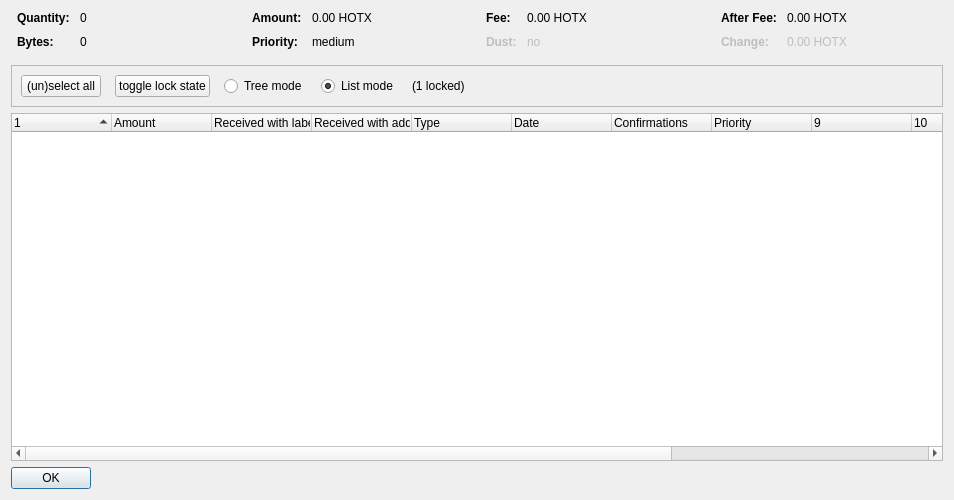
<?xml version="1.0" encoding="UTF-8"?>
<ui version="4.0">
 <class>CoinControlDialog</class>
 <widget class="QDialog" name="CoinControlDialog">
  <property name="geometry">
   <rect>
    <x>0</x>
    <y>0</y>
    <width>954</width>
    <height>500</height>
   </rect>
  </property>
  <property name="windowTitle">
   <string>Coin Selection</string>
  </property>
  <layout class="QVBoxLayout" name="verticalLayout">
   <item>
    <layout class="QHBoxLayout" name="horizontalLayoutTop" stretch="0,0,0,0">
     <property name="topMargin">
      <number>0</number>
     </property>
     <property name="bottomMargin">
      <number>10</number>
     </property>
     <item>
      <layout class="QFormLayout" name="formLayoutCoinControl1">
       <property name="horizontalSpacing">
        <number>10</number>
       </property>
       <property name="verticalSpacing">
        <number>10</number>
       </property>
       <property name="leftMargin">
        <number>6</number>
       </property>
       <property name="rightMargin">
        <number>6</number>
       </property>
       <item row="0" column="0">
        <widget class="QLabel" name="labelCoinControlQuantityText">
         <property name="font">
          <font>
           <weight>75</weight>
           <bold>true</bold>
          </font>
         </property>
         <property name="text">
          <string>Quantity:</string>
         </property>
        </widget>
       </item>
       <item row="0" column="1">
        <widget class="QLabel" name="labelCoinControlQuantity">
         <property name="cursor">
          <cursorShape>IBeamCursor</cursorShape>
         </property>
         <property name="contextMenuPolicy">
          <enum>Qt::ActionsContextMenu</enum>
         </property>
         <property name="text">
          <string notr="true">0</string>
         </property>
         <property name="textInteractionFlags">
          <set>Qt::LinksAccessibleByMouse|Qt::TextSelectableByKeyboard|Qt::TextSelectableByMouse</set>
         </property>
        </widget>
       </item>
       <item row="1" column="0">
        <widget class="QLabel" name="labelCoinControlBytesText">
         <property name="font">
          <font>
           <weight>75</weight>
           <bold>true</bold>
          </font>
         </property>
         <property name="text">
          <string>Bytes:</string>
         </property>
        </widget>
       </item>
       <item row="1" column="1">
        <widget class="QLabel" name="labelCoinControlBytes">
         <property name="cursor">
          <cursorShape>IBeamCursor</cursorShape>
         </property>
         <property name="contextMenuPolicy">
          <enum>Qt::ActionsContextMenu</enum>
         </property>
         <property name="text">
          <string notr="true">0</string>
         </property>
         <property name="textInteractionFlags">
          <set>Qt::LinksAccessibleByMouse|Qt::TextSelectableByKeyboard|Qt::TextSelectableByMouse</set>
         </property>
        </widget>
       </item>
      </layout>
     </item>
     <item>
      <layout class="QFormLayout" name="formLayoutCoinControl2">
       <property name="horizontalSpacing">
        <number>10</number>
       </property>
       <property name="verticalSpacing">
        <number>10</number>
       </property>
       <property name="leftMargin">
        <number>6</number>
       </property>
       <property name="rightMargin">
        <number>6</number>
       </property>
       <item row="0" column="0">
        <widget class="QLabel" name="labelCoinControlAmountText">
         <property name="font">
          <font>
           <weight>75</weight>
           <bold>true</bold>
          </font>
         </property>
         <property name="text">
          <string>Amount:</string>
         </property>
        </widget>
       </item>
       <item row="0" column="1">
        <widget class="QLabel" name="labelCoinControlAmount">
         <property name="cursor">
          <cursorShape>IBeamCursor</cursorShape>
         </property>
         <property name="contextMenuPolicy">
          <enum>Qt::ActionsContextMenu</enum>
         </property>
         <property name="text">
          <string notr="true">0.00 HOTX</string>
         </property>
         <property name="textInteractionFlags">
          <set>Qt::LinksAccessibleByMouse|Qt::TextSelectableByKeyboard|Qt::TextSelectableByMouse</set>
         </property>
        </widget>
       </item>
       <item row="1" column="0">
        <widget class="QLabel" name="labelCoinControlPriorityText">
         <property name="font">
          <font>
           <weight>75</weight>
           <bold>true</bold>
          </font>
         </property>
         <property name="text">
          <string>Priority:</string>
         </property>
        </widget>
       </item>
       <item row="1" column="1">
        <widget class="QLabel" name="labelCoinControlPriority">
         <property name="cursor">
          <cursorShape>IBeamCursor</cursorShape>
         </property>
         <property name="contextMenuPolicy">
          <enum>Qt::ActionsContextMenu</enum>
         </property>
         <property name="text">
          <string>medium</string>
         </property>
         <property name="textInteractionFlags">
          <set>Qt::LinksAccessibleByMouse|Qt::TextSelectableByKeyboard|Qt::TextSelectableByMouse</set>
         </property>
        </widget>
       </item>
      </layout>
     </item>
     <item>
      <layout class="QFormLayout" name="formLayoutCoinControl3">
       <property name="horizontalSpacing">
        <number>10</number>
       </property>
       <property name="verticalSpacing">
        <number>10</number>
       </property>
       <property name="leftMargin">
        <number>6</number>
       </property>
       <property name="rightMargin">
        <number>6</number>
       </property>
       <item row="0" column="0">
        <widget class="QLabel" name="labelCoinControlFeeText">
         <property name="font">
          <font>
           <weight>75</weight>
           <bold>true</bold>
          </font>
         </property>
         <property name="text">
          <string>Fee:</string>
         </property>
        </widget>
       </item>
       <item row="0" column="1">
        <widget class="QLabel" name="labelCoinControlFee">
         <property name="cursor">
          <cursorShape>IBeamCursor</cursorShape>
         </property>
         <property name="contextMenuPolicy">
          <enum>Qt::ActionsContextMenu</enum>
         </property>
         <property name="text">
          <string notr="true">0.00 HOTX</string>
         </property>
         <property name="textInteractionFlags">
          <set>Qt::LinksAccessibleByMouse|Qt::TextSelectableByKeyboard|Qt::TextSelectableByMouse</set>
         </property>
        </widget>
       </item>
       <item row="1" column="0">
        <widget class="QLabel" name="labelCoinControlLowOutputText">
         <property name="enabled">
          <bool>false</bool>
         </property>
         <property name="font">
          <font>
           <weight>75</weight>
           <bold>true</bold>
          </font>
         </property>
         <property name="text">
          <string>Dust:</string>
         </property>
        </widget>
       </item>
       <item row="1" column="1">
        <widget class="QLabel" name="labelCoinControlLowOutput">
         <property name="enabled">
          <bool>false</bool>
         </property>
         <property name="cursor">
          <cursorShape>IBeamCursor</cursorShape>
         </property>
         <property name="contextMenuPolicy">
          <enum>Qt::ActionsContextMenu</enum>
         </property>
         <property name="text">
          <string>no</string>
         </property>
         <property name="textInteractionFlags">
          <set>Qt::LinksAccessibleByMouse|Qt::TextSelectableByKeyboard|Qt::TextSelectableByMouse</set>
         </property>
        </widget>
       </item>
      </layout>
     </item>
     <item>
      <layout class="QFormLayout" name="formLayoutCoinControl4">
       <property name="horizontalSpacing">
        <number>10</number>
       </property>
       <property name="verticalSpacing">
        <number>10</number>
       </property>
       <property name="leftMargin">
        <number>6</number>
       </property>
       <property name="rightMargin">
        <number>6</number>
       </property>
       <item row="0" column="0">
        <widget class="QLabel" name="labelCoinControlAfterFeeText">
         <property name="font">
          <font>
           <weight>75</weight>
           <bold>true</bold>
          </font>
         </property>
         <property name="text">
          <string>After Fee:</string>
         </property>
        </widget>
       </item>
       <item row="0" column="1">
        <widget class="QLabel" name="labelCoinControlAfterFee">
         <property name="cursor">
          <cursorShape>IBeamCursor</cursorShape>
         </property>
         <property name="contextMenuPolicy">
          <enum>Qt::ActionsContextMenu</enum>
         </property>
         <property name="text">
          <string notr="true">0.00 HOTX</string>
         </property>
         <property name="textInteractionFlags">
          <set>Qt::LinksAccessibleByMouse|Qt::TextSelectableByKeyboard|Qt::TextSelectableByMouse</set>
         </property>
        </widget>
       </item>
       <item row="1" column="0">
        <widget class="QLabel" name="labelCoinControlChangeText">
         <property name="enabled">
          <bool>false</bool>
         </property>
         <property name="font">
          <font>
           <weight>75</weight>
           <bold>true</bold>
          </font>
         </property>
         <property name="text">
          <string>Change:</string>
         </property>
        </widget>
       </item>
       <item row="1" column="1">
        <widget class="QLabel" name="labelCoinControlChange">
         <property name="enabled">
          <bool>false</bool>
         </property>
         <property name="cursor">
          <cursorShape>IBeamCursor</cursorShape>
         </property>
         <property name="contextMenuPolicy">
          <enum>Qt::ActionsContextMenu</enum>
         </property>
         <property name="text">
          <string notr="true">0.00 HOTX</string>
         </property>
         <property name="textInteractionFlags">
          <set>Qt::LinksAccessibleByMouse|Qt::TextSelectableByKeyboard|Qt::TextSelectableByMouse</set>
         </property>
        </widget>
       </item>
      </layout>
     </item>
    </layout>
   </item>
   <item>
    <widget class="QFrame" name="frame">
     <property name="minimumSize">
      <size>
       <width>0</width>
       <height>40</height>
      </size>
     </property>
     <property name="frameShape">
      <enum>QFrame::StyledPanel</enum>
     </property>
     <property name="frameShadow">
      <enum>QFrame::Sunken</enum>
     </property>
     <layout class="QHBoxLayout" name="horizontalLayout">
      <item>
       <layout class="QHBoxLayout" name="horizontalLayoutPanel" stretch="0,0,0,0,0,0">
        <property name="spacing">
         <number>14</number>
        </property>
        <item>
         <widget class="QPushButton" name="pushButtonSelectAll">
          <property name="sizePolicy">
           <sizepolicy hsizetype="Maximum" vsizetype="Fixed">
            <horstretch>0</horstretch>
            <verstretch>0</verstretch>
           </sizepolicy>
          </property>
          <property name="text">
           <string>(un)select all</string>
          </property>
          <property name="autoDefault">
           <bool>false</bool>
          </property>
         </widget>
        </item>
        <item>
         <widget class="QPushButton" name="pushButtonToggleLock">
          <property name="sizePolicy">
           <sizepolicy hsizetype="Maximum" vsizetype="Fixed">
            <horstretch>0</horstretch>
            <verstretch>0</verstretch>
           </sizepolicy>
          </property>
          <property name="text">
           <string>toggle lock state</string>
          </property>
          <property name="autoDefault">
           <bool>false</bool>
          </property>
         </widget>
        </item>
        <item>
         <widget class="QRadioButton" name="radioTreeMode">
          <property name="sizePolicy">
           <sizepolicy hsizetype="Maximum" vsizetype="Fixed">
            <horstretch>0</horstretch>
            <verstretch>0</verstretch>
           </sizepolicy>
          </property>
          <property name="text">
           <string>Tree mode</string>
          </property>
         </widget>
        </item>
        <item>
         <widget class="QRadioButton" name="radioListMode">
          <property name="sizePolicy">
           <sizepolicy hsizetype="Maximum" vsizetype="Fixed">
            <horstretch>0</horstretch>
            <verstretch>0</verstretch>
           </sizepolicy>
          </property>
          <property name="text">
           <string>List mode</string>
          </property>
          <property name="checked">
           <bool>true</bool>
          </property>
         </widget>
        </item>
        <item>
         <widget class="QLabel" name="labelLocked">
          <property name="text">
           <string>(1 locked)</string>
          </property>
         </widget>
        </item>
        <item>
         <spacer name="horizontalSpacer">
          <property name="orientation">
           <enum>Qt::Horizontal</enum>
          </property>
          <property name="sizeHint" stdset="0">
           <size>
            <width>40</width>
            <height>20</height>
           </size>
          </property>
         </spacer>
        </item>
       </layout>
      </item>
     </layout>
    </widget>
   </item>
   <item>
    <widget class="CoinControlTreeWidget" name="treeWidget">
     <property name="contextMenuPolicy">
      <enum>Qt::CustomContextMenu</enum>
     </property>
     <property name="sortingEnabled">
      <bool>false</bool>
     </property>
     <property name="columnCount">
      <number>13</number>
     </property>
     <attribute name="headerShowSortIndicator" stdset="0">
      <bool>true</bool>
     </attribute>
     <attribute name="headerStretchLastSection">
      <bool>false</bool>
     </attribute>
     <column>
      <property name="text">
       <string/>
      </property>
     </column>
     <column>
      <property name="text">
       <string>Amount</string>
      </property>
     </column>
     <column>
      <property name="text">
       <string>Received with label</string>
      </property>
     </column>
     <column>
      <property name="text">
       <string>Received with address</string>
      </property>
     </column>
     <column>
      <property name="text">
       <string>Type</string>
      </property>
     </column>
     <column>
      <property name="text">
       <string>Date</string>
      </property>
     </column>
     <column>
      <property name="text">
       <string>Confirmations</string>
      </property>
      <property name="toolTip">
       <string>Confirmed</string>
      </property>
     </column>
     <column>
      <property name="text">
       <string>Priority</string>
      </property>
     </column>
     <column>
      <property name="text">
       <string/>
      </property>
     </column>
     <column>
      <property name="text">
       <string/>
      </property>
     </column>
     <column>
      <property name="text">
       <string/>
      </property>
     </column>
     <column>
      <property name="text">
       <string/>
      </property>
     </column>
     <column>
      <property name="text">
       <string/>
      </property>
     </column>
    </widget>
   </item>
   <item>
    <widget class="QDialogButtonBox" name="buttonBox">
     <property name="sizePolicy">
      <sizepolicy hsizetype="Maximum" vsizetype="Fixed">
       <horstretch>0</horstretch>
       <verstretch>0</verstretch>
      </sizepolicy>
     </property>
     <property name="orientation">
      <enum>Qt::Horizontal</enum>
     </property>
     <property name="standardButtons">
      <set>QDialogButtonBox::Ok</set>
     </property>
    </widget>
   </item>
  </layout>
 </widget>
 <customwidgets>
  <customwidget>
   <class>CoinControlTreeWidget</class>
   <extends>QTreeWidget</extends>
   <header>coincontroltreewidget.h</header>
  </customwidget>
 </customwidgets>
 <resources/>
 <connections/>
</ui>
